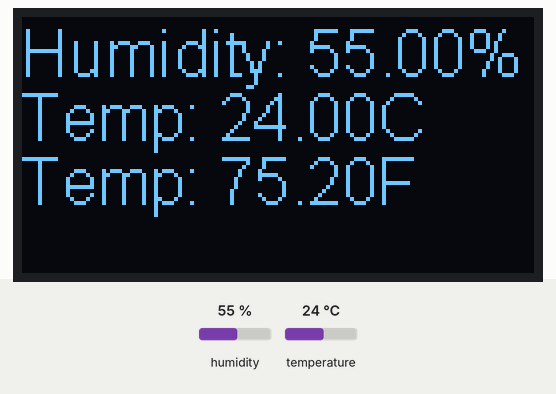
Recording of a program running on a simulated ESP8266 (NodeMCU). Shown: 128×64 one-colour display. The inputs (shaded band) are chosen by the test bench; at power-on: humidity 55 %, temperature 24 °C. What the program prints to the serial monitor is not drawn.

Above: at 4.2 s.
4.3 s: humidity set to 22 %
At 13.7 s:
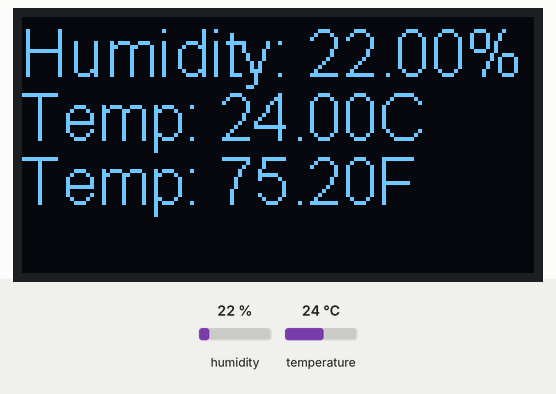
14.6 s: temperature set to 12 °C
At 24.3 s:
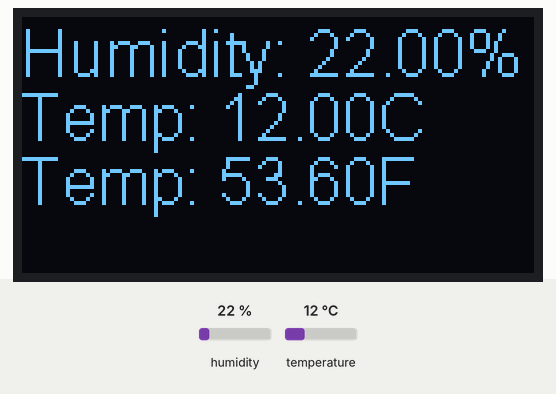
24.6 s: humidity set to 40 %
At 34.0 s:
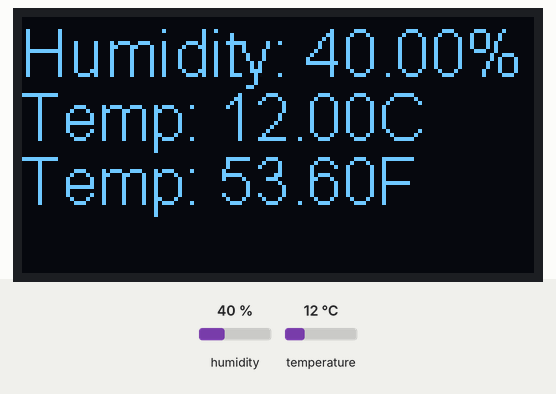
34.7 s: temperature set to 19 °C
At 43.6 s:
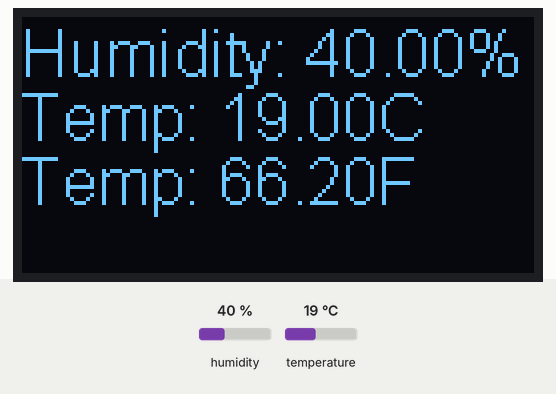
Timing chart, 0 to 45.1 s (numbered marks = the images above; inputs shaded):
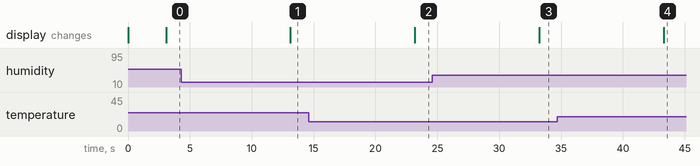

The program:

main.cpp
```cpp
#include <Arduino.h>
#include "DHT.h"
// библиотека для монитора
#include "SSD1306.h"

// оставляем раскомментированной строчку,
// соответствующую модели вашего датчика:
#define DHTTYPE DHT11     // DHT 11
//#define DHTTYPE DHT21   // DHT 21 (AM2301)
//#define DHTTYPE DHT22   // DHT 22  (AM2302), AM2321

// инициализация OLED-дисплея:
SSD1306 display(0x3c, D3, D5);

// датчик DHT
const int DHTPin = 5;
// инициализируем датчик DHT:
DHT dht(DHTPin, DHTTYPE);

void setup() {
  // put your setup code here, to run once:
  Serial.begin(9600);
  delay(10);

  // с инициализацией UI будет инициализирован и дисплей:
  display.init();
  // переворачивает дисплей на 180 градусов по вертикали
  display.flipScreenVertically();
  // установка шрифта
  display.setFont(ArialMT_Plain_16);
  // выравние текста
  display.setTextAlignment(TEXT_ALIGN_LEFT);

  dht.begin();
  delay(3000);
}

void loop() {
  // put your main code here, to run repeatedly:
  // данные от датчика могут запаздывать на 2 секунды
  // (это очень медленный датчик):
  float h = dht.readHumidity();
  // считываем температуру в Цельсиях (по умолчанию):
  float t = dht.readTemperature();
  // считываем температуру в Фаренгейтах
  // (isFahrenheit = true):
  float f = dht.readTemperature(true);
  // проверяем, прочитались ли данные от датчика,
  // и если нет, то выходим и начинаем заново:
  if (isnan(h) || isnan(t) || isnan(f)) {
    Serial.println("Failed to read from DHT sensor!");
                // "Не удалось прочитать
                // данные от датчика DHT"
    display.clear();  //  очищаем дисплей
    display.drawString(5, 0, "Failed DHT");  // "Не удалось прочесть данные от датчика DHT"
  }
  else{
    // рассчитаем тепловой индекс
    float hic = dht.computeHeatIndex(t, h, false);
    float hif = dht.computeHeatIndex(f, h);
    //выводим данные в Serial monitor
    Serial.print("Humidity: ");  //  "Влажность: "
    Serial.print(h);
    Serial.print(" %\t Temperature: ");  //  "Температура: "
    Serial.print(t);
    Serial.print(" *C ");
    Serial.print(f);
    Serial.print(" *F\n");

    Serial.print("Heat index: ");  //  "Тепловой индекс: "
    Serial.print(hic);
    Serial.print(" *C ");
    Serial.print(hif);
    Serial.print(" *F");
    Serial.print('\n');

    // выводим на дисплей
    display.clear();
    display.drawString(0, 0, "Humidity: " + String(h) + "%\t");  // "Влажность: "
    display.drawString(0, 16, "Temp: " + String(t) + "C");  // "Температура: "
    display.drawString(0, 32, "Temp: " + String(f) + "F");  // "Температура: "

  }
  display.display();
  delay(10000);
}
```

Measured:
- after the input at 4.3 s, the display: changes after 8.8 s (image 1)
- after the input at 14.6 s, the display: changes after 8.6 s (image 2)
- after the input at 24.6 s, the display: changes after 8.6 s (image 3)
- after the input at 34.7 s, the display: changes after 8.6 s (image 4)
